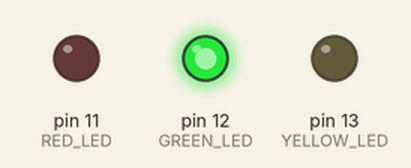
This sketch was run on a simulated Arduino Uno, built with avr-gcc and run on an emulated ATmega328P. On the bench: output pins drawn as LEDs (lit = HIGH).

Above: at 0.05 s.
At 0.65 s:
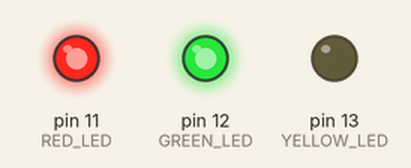
At 1.45 s:
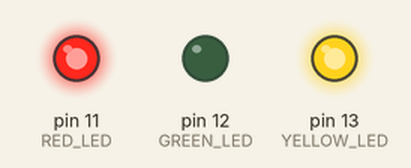
At 2.85 s:
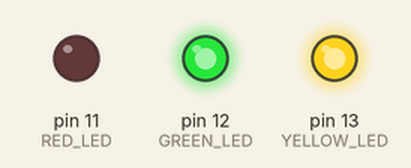
Timing chart, 0 to 3.1 s (numbered marks = the images above):
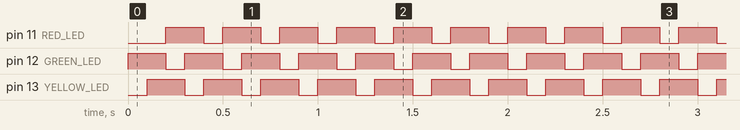

Measured:
- by itself, pin 11 (RED_LED), pin 12 (GREEN_LED), pin 13 (YELLOW_LED): alternates HIGH for 0.20 s and LOW for 0.10 s

The sketch:

sketch_sep26a.ino
```cpp
#define YELLOW_LED 13
#define RED_LED 11
#define GREEN_LED 12

void setup() {
  // put your setup code here, to run once:
  pinMode(YELLOW_LED, OUTPUT);
  pinMode(RED_LED, OUTPUT);
  pinMode(GREEN_LED, OUTPUT);
}

void loop() {
  // put your main code here, to run repeatedly:
  digitalWrite(GREEN_LED, HIGH);
  digitalWrite(YELLOW_LED, LOW);
  delay(100);
  digitalWrite(YELLOW_LED, HIGH);
  digitalWrite(RED_LED, LOW);
  delay(100);
  digitalWrite(RED_LED, HIGH);
  digitalWrite(GREEN_LED, LOW);
  delay(100);
}
```
